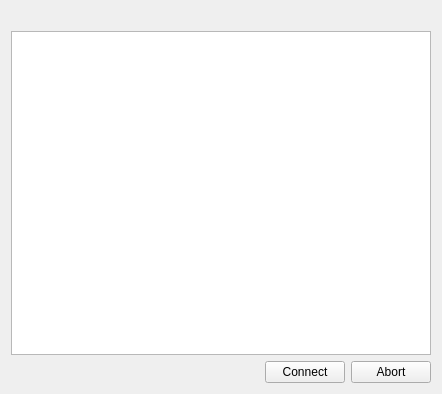
<?xml version="1.0" encoding="UTF-8"?>
<ui version="4.0">
 <class>Form</class>
 <widget class="QWidget" name="Form">
  <property name="geometry">
   <rect>
    <x>0</x>
    <y>0</y>
    <width>442</width>
    <height>394</height>
   </rect>
  </property>
  <property name="windowTitle">
   <string>Form</string>
  </property>
  <layout class="QVBoxLayout" name="verticalLayout_2">
   <item>
    <layout class="QVBoxLayout" name="verticalLayout">
     <item>
      <widget class="QLabel" name="notes">
	   <property name="text">
	    <string/>
	   </property>
	  </widget>
     </item>
     <item>
      <widget class="QListWidget" name="list"/>
     </item>
    </layout>
   </item>
   <item>
    <layout class="QHBoxLayout" name="horizontalLayout_2">
     <item>
      <spacer name="horizontalSpacer_2">
       <property name="orientation">
        <enum>Qt::Horizontal</enum>
       </property>
       <property name="sizeHint" stdset="0">
        <size>
         <width>40</width>
         <height>20</height>
        </size>
       </property>
      </spacer>
     </item>
     <item>
      <widget class="QPushButton" name="connect">
       <property name="text">
        <string>Connect</string>
       </property>
      </widget>
     </item>
     <item>
      <widget class="QPushButton" name="abort">
       <property name="text">
        <string>Abort</string>
       </property>
      </widget>
     </item>
    </layout>
   </item>
  </layout>
 </widget>
 <resources/>
 <connections/>
</ui>
